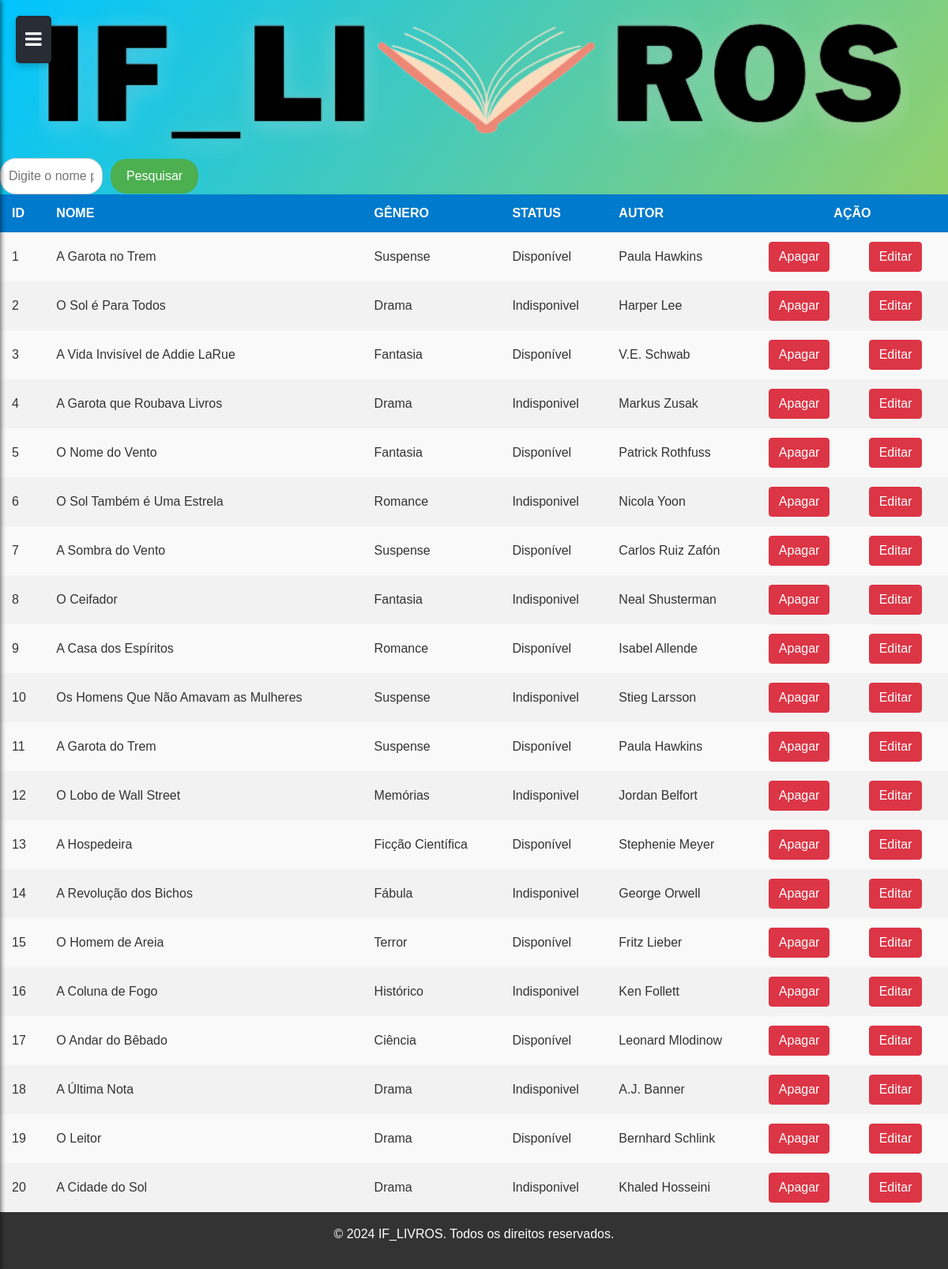
/lista_livros.php (signed in), run on an earlier commit of the app's database.
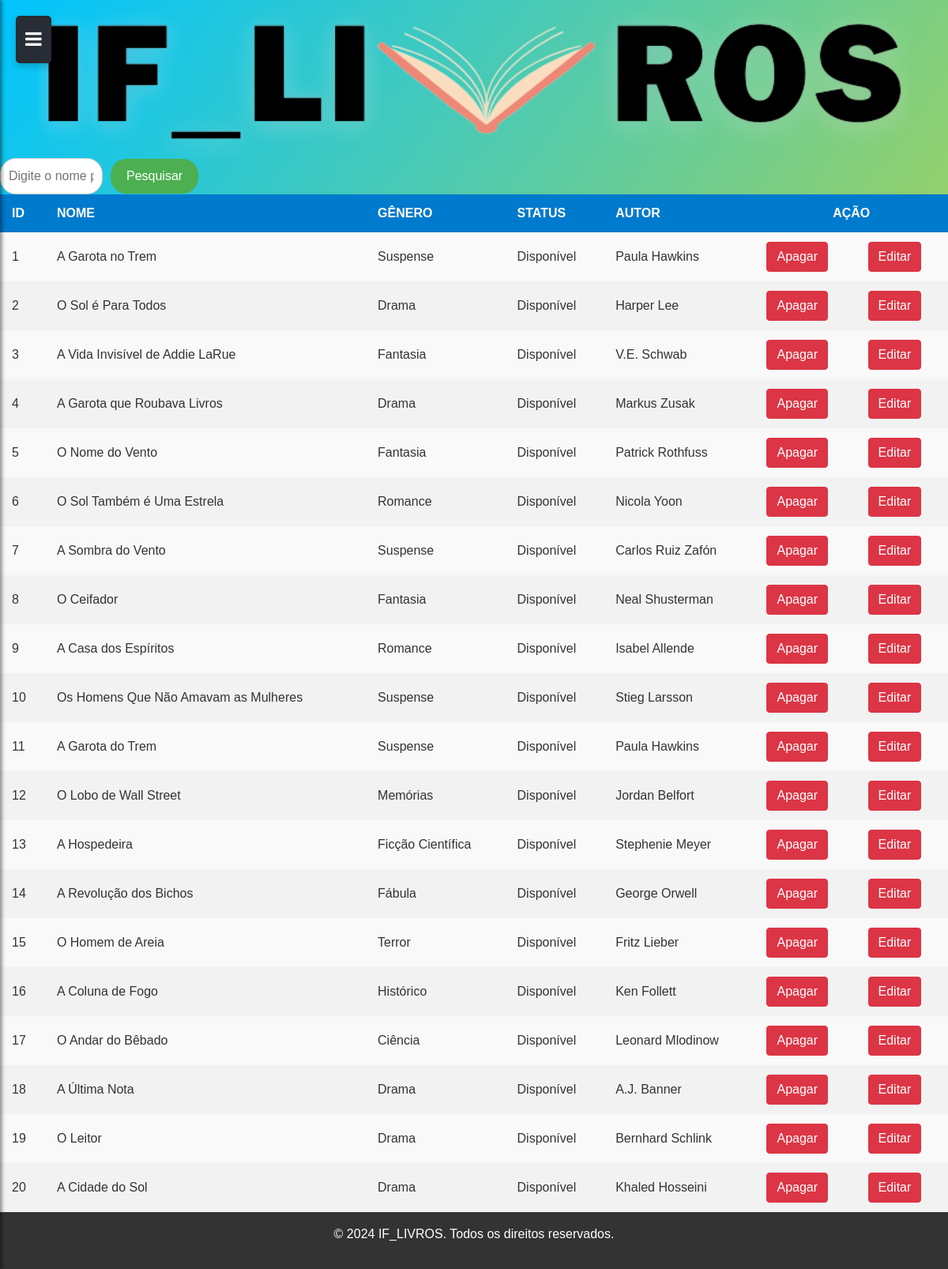
And on a later commit of the database.
### tables this page shows
CREATE TABLE IF NOT EXISTS `livro` (
  `idlivros` INT NOT NULL AUTO_INCREMENT,
  `nome` VARCHAR(45) NOT NULL,
  `genero` VARCHAR(45) NOT NULL,
  `status` VARCHAR(45) NOT NULL,
  `autor` VARCHAR(45) NOT NULL,
  PRIMARY KEY (`idlivros`));

### public/lista_livros.php (the view, shortened to what this page needs)
<?php
if (isset($_GET['valor'])) {
    $valor = $_GET['valor'];
} else {
    $valor = '';
}
?>
<!DOCTYPE html>
<html lang="pt-br">
<head>
    <link rel="stylesheet" href="https://cdnjs.cloudflare.com/ajax/libs/font-awesome/6.0.0-beta3/css/all.min.css">
    <link rel="stylesheet" href="https://maxcdn.bootstrapcdn.com/bootstrap/4.5.2/css/bootstrap.min.css">
    <link rel="stylesheet" href="https://cdnjs.cloudflare.com/ajax/libs/animate.css/4.1.1/animate.min.css" />
    <link rel="stylesheet" href="../public/css/styles.css">
    <link rel="stylesheet" href="../public/css/header.css">
</head>
<body>
    <img src="../public/assets/logo.png" alt="logo do site" id="logo">
    <form action="lista_livros.php" method="get" class="form-pesquisa">
        <div class="search-wrapper">
            <input type="text" name="valor" id="valor" class="campo-pesquisa" value="<?php echo htmlspecialchars($valor); ?>" placeholder="Digite o nome para pesquisar">
        </div>
        <button type="submit" class="botao-pesquisa">Pesquisar</button>
    </form>
    <table>
        <thead>
            <tr>
                <th>ID</th>
                <th>NOME</th>
                <th>GÊNERO</th>
                <th>STATUS</th>
                <th>AUTOR</th>
                <th colspan="2" id="acao">AÇÃO</th>
            </tr>
        </thead>
        <tbody>
        <?php
        require_once "../controle/conexao.php";
            if ($valor) {
                $sql = "SELECT * FROM livro WHERE nome LIKE '%$valor%'";
                $resultados = mysqli_query($conexao, $sql);
                if (mysqli_num_rows($resultados) == 0) {
                    echo "<tr><td colspan='7'>Não foram encontrados resultados.</td></tr>";
                } else {
                    while ($linha = mysqli_fetch_array($resultados)) {
                        echo "<tr>";
                        echo "<td>{$linha['idlivros']}</td>";
                        echo "<td>{$linha['nome']}</td>";
                        echo "<td>{$linha['genero']}</td>";
                        echo "<td>{$linha['status']}</td>";
                        echo "<td>{$linha['autor']}</td>";
                        echo "<td><a href='../controle/deletar/deletar_livros.php?id={$linha['idlivros']}' class='btn btn-danger'>Apagar</a></td>";
                        echo "<td><a href='cadastro_livros.php?id={$linha['idlivros']}' class='btn btn-danger'>Editar</a></td>";
                        echo "</tr>";
                    }
                }
            } else {
                $sql = "SELECT * FROM livro";
                $resultados = mysqli_query($conexao, $sql);
                while ($linha = mysqli_fetch_array($resultados)) {
                    echo "<tr>";
                    echo "<td>{$linha['idlivros']}</td>";
                    echo "<td>{$linha['nome']}</td>";
                    echo "<td>{$linha['genero']}</td>";
                    echo "<td>{$linha['status']}</td>";
                    echo "<td>{$linha['autor']}</td>";
                    echo "<td><a href='../controle/deletar/deletar_livros.php?id={$linha['idlivros']}' class='btn btn-danger'>Apagar</a></td>";
                    echo "<td><a href='cadastro_livro.php?id={$linha['idlivros']}' class='btn btn-danger'>Editar</a></td>";
                    echo "</tr>";
                }
            }
            ?>
        </tbody>
    </table>
</body>
</html>

### public/css/styles.css (style rules this page uses)
body { font-family: Arial, sans-serif; background: linear-gradient(to bottom right, #00c4ff, #ffd900); margin: 0; padding: 0; color: #333; }
.form-pesquisa { display: flex; align-items: center; }
.campo-pesquisa { width: 130px; padding: 10px; border-radius: 20px; border: 1px solid #ccc; font-size: 16px; transition: width 0.4s ease-in-out; }
.botao-pesquisa { padding: 10px 20px; margin-left: 10px; border-radius: 20px; background-color: #4CAF50; color: white; border: none; cursor: pointer; }
#logo { max-height: 200px; width: 100%; height: auto; display: block; margin: auto; object-fit: contain; }
table { width: 100%; border-collapse: collapse; font-family: 'Poppins', sans-serif; background-color: #f9f9f9; box-shadow: 0 4px 8px rgba(0, 0, 0, 0.1); border-radius: 8px; }
thead { background-color: #007acc; color: white; font-weight: bold; text-transform: uppercase; }
th, td { padding: 12px 15px; border: none; text-align: left; }
tr:nth-child(even) { background-color: #f2f2f2; }
footer { background: #333; color: #fff; text-align: center; padding: 1rem; position: relative; bottom: 0; width: auto; }
#acao { text-align: center; }

### public/css/header.css (style rules this page uses)
.fa { color: white; }
.off-menu-btn { position: fixed; top: 20px; left: 20px; background-color: #282c34; color: white; border: none; padding: 12px; font-size: 24px; cursor: pointer; border-radius: 5px; box-shadow: 0 4px 8px rgba(0, 0, 0, 0.2); transition: 0.3s; }

What changed in the data, as far as the page shows it:
changed livro "O Sol é Para Todos": status "Indisponivel" → "Disponível"
changed livro "A Garota que Roubava Livros": status "Indisponivel" → "Disponível"
changed livro "O Sol Também é Uma Estrela": status "Indisponivel" → "Disponível"
changed livro "O Ceifador": status "Indisponivel" → "Disponível"
changed livro "Os Homens Que Não Amavam as Mulheres": status "Indisponivel" → "Disponível"
changed livro "O Lobo de Wall Street": status "Indisponivel" → "Disponível"
changed livro "A Revolução dos Bichos": status "Indisponivel" → "Disponível"
changed livro "A Coluna de Fogo": status "Indisponivel" → "Disponível"
changed livro "A Última Nota": status "Indisponivel" → "Disponível"
changed livro "A Cidade do Sol": status "Indisponivel" → "Disponível"
